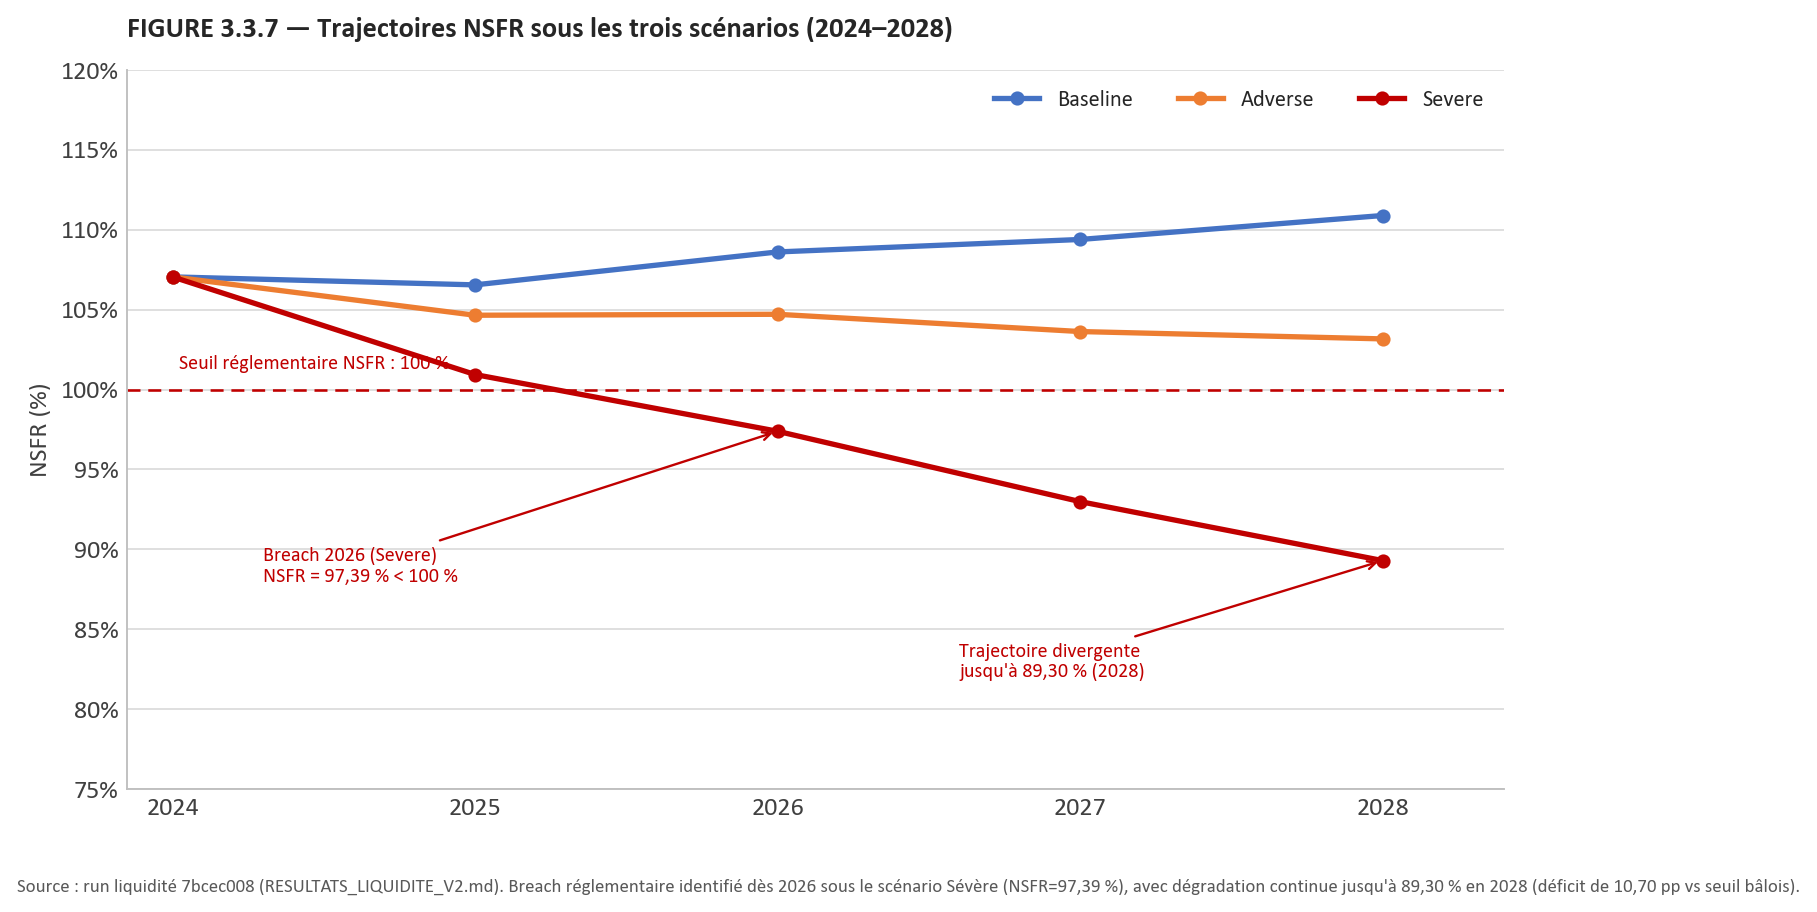

Source code (Python):
"""FIGURE 3.3.7 - Trajectoires NSFR sous les trois scenarios (2024-2028).
Source: RESULTATS_LIQUIDITE_V2.md section 7 (run 7bcec008 / d606a1b7)."""
import sys, os
sys.path.insert(0, os.path.dirname(__file__))
from _style import plt, style_axes, BLUE, ORANGE, RED

years = [2024, 2025, 2026, 2027, 2028]
nsfr_baseline = [107.05, 106.55, 108.61, 109.39, 110.89]
nsfr_adverse = [107.05, 104.65, 104.71, 103.63, 103.17]
nsfr_severe = [107.05, 100.94, 97.39, 92.99, 89.30]

fig, ax = plt.subplots(figsize=(9, 5.2))

ax.plot(years, nsfr_baseline, color=BLUE, lw=2.25, marker="o", ms=5, label="Baseline")
ax.plot(years, nsfr_adverse, color=ORANGE, lw=2.25, marker="o", ms=5, label="Adverse")
ax.plot(years, nsfr_severe, color=RED, lw=2.25, marker="o", ms=5, label="Severe")

ax.axhline(100, color=RED, lw=1.1, linestyle=(0, (5, 3)))
ax.text(2024.02, 101.3, "Seuil réglementaire NSFR : 100 %", fontsize=8.5, color=RED)

ax.annotate("Breach 2026 (Severe)\nNSFR = 97,39 % < 100 %",
            xy=(2026, 97.39), xytext=(2024.3, 88),
            fontsize=8.5, color=RED,
            arrowprops=dict(arrowstyle="->", color=RED, lw=1.0))
ax.annotate("Trajectoire divergente\njusqu'à 89,30 % (2028)",
            xy=(2028, 89.30), xytext=(2026.6, 82),
            fontsize=8.5, color=RED,
            arrowprops=dict(arrowstyle="->", color=RED, lw=1.0))

ax.set_xticks(years)
ax.set_xlim(2023.85, 2028.4)
ax.set_ylim(75, 120)
style_axes(ax, pct_left=False)
ax.yaxis.set_major_formatter(lambda v, pos: f"{v:.0f}%")
ax.set_ylabel("NSFR (%)")
ax.set_title("FIGURE 3.3.7 — Trajectoires NSFR sous les trois scénarios (2024–2028)",
              fontsize=12, fontweight="bold", loc="left", pad=14)
ax.legend(loc="upper right", ncol=3, fontsize=9.5)

fig.text(0.01, -0.02,
         "Source : run liquidité 7bcec008 (RESULTATS_LIQUIDITE_V2.md). Breach réglementaire identifié dès 2026 sous le scénario Sévère "
         "(NSFR=97,39 %), avec dégradation continue jusqu'à 89,30 % en 2028 (déficit de 10,70 pp vs seuil bâlois).",
         fontsize=8, color="#595959")

fig.tight_layout(rect=[0, 0.03, 1, 1])
out = os.path.join(os.path.dirname(__file__), "fig_3_3_7_nsfr.png")
fig.savefig(out, dpi=170, bbox_inches="tight")
print("saved", out)
